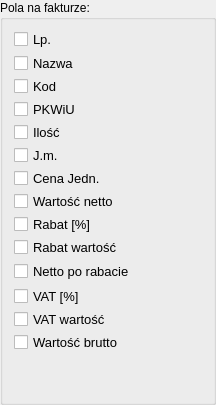
        <widget class="QGroupBox" name="groupBox_2">
         <property name="font">
          <font>
           <weight>50</weight>
           <bold>false</bold>
          </font>
         </property>
         <property name="title">
          <string>Pola na fakturze:</string>
         </property>
         <layout class="QGridLayout" name="gridLayout_2">
          <item row="0" column="0">
           <layout class="QVBoxLayout" name="_62">
            <item>
             <layout class="QHBoxLayout" name="_63">
              <item>
               <widget class="QCheckBox" name="cb1">
                <property name="minimumSize">
                 <size>
                  <width>120</width>
                  <height>0</height>
                 </size>
                </property>
                <property name="maximumSize">
                 <size>
                  <width>32767</width>
                  <height>17</height>
                 </size>
                </property>
                <property name="font">
                 <font>
                  <pointsize>10</pointsize>
                  <weight>50</weight>
                  <bold>false</bold>
                 </font>
                </property>
                <property name="text">
                 <string>Lp.</string>
                </property>
               </widget>
              </item>
              <item>
               <spacer name="spacer63">
                <property name="orientation">
                 <enum>Qt::Horizontal</enum>
                </property>
                <property name="sizeType">
                 <enum>QSizePolicy::Expanding</enum>
                </property>
                <property name="sizeHint" stdset="0">
                 <size>
                  <width>68</width>
                  <height>18</height>
                 </size>
                </property>
               </spacer>
              </item>
             </layout>
            </item>
            <item>
             <layout class="QHBoxLayout" name="_64">
              <item>
               <widget class="QCheckBox" name="cb2">
                <property name="minimumSize">
                 <size>
                  <width>120</width>
                  <height>0</height>
                 </size>
                </property>
                <property name="maximumSize">
                 <size>
                  <width>32767</width>
                  <height>17</height>
                 </size>
                </property>
                <property name="font">
                 <font>
                  <pointsize>10</pointsize>
                  <weight>50</weight>
                  <bold>false</bold>
                 </font>
                </property>
                <property name="text">
                 <string>Nazwa</string>
                </property>
               </widget>
              </item>
              <item>
               <spacer name="spacer63_2">
                <property name="orientation">
                 <enum>Qt::Horizontal</enum>
                </property>
                <property name="sizeType">
                 <enum>QSizePolicy::Expanding</enum>
                </property>
                <property name="sizeHint" stdset="0">
                 <size>
                  <width>40</width>
                  <height>12</height>
                 </size>
                </property>
               </spacer>
              </item>
             </layout>
            </item>
            <item>
             <layout class="QHBoxLayout" name="_65">
              <item>
               <widget class="QCheckBox" name="cb3">
                <property name="minimumSize">
                 <size>
                  <width>120</width>
                  <height>0</height>
                 </size>
                </property>
                <property name="maximumSize">
                 <size>
                  <width>32767</width>
                  <height>17</height>
                 </size>
                </property>
                <property name="font">
                 <font>
                  <pointsize>10</pointsize>
                  <weight>50</weight>
                  <bold>false</bold>
                 </font>
                </property>
                <property name="text">
                 <string>Kod</string>
                </property>
               </widget>
              </item>
              <item>
               <spacer name="spacer63_3">
                <property name="orientation">
                 <enum>Qt::Horizontal</enum>
                </property>
                <property name="sizeType">
                 <enum>QSizePolicy::Expanding</enum>
                </property>
                <property name="sizeHint" stdset="0">
                 <size>
                  <width>40</width>
                  <height>15</height>
                 </size>
                </property>
               </spacer>
              </item>
             </layout>
            </item>
            <item>
             <layout class="QHBoxLayout" name="_66">
              <item>
               <widget class="QCheckBox" name="cb4">
                <property name="minimumSize">
                 <size>
                  <width>120</width>
                  <height>0</height>
                 </size>
                </property>
                <property name="maximumSize">
                 <size>
                  <width>32767</width>
                  <height>17</height>
                 </size>
                </property>
                <property name="font">
                 <font>
                  <pointsize>10</pointsize>
                  <weight>50</weight>
                  <bold>false</bold>
                 </font>
                </property>
                <property name="text">
                 <string>PKWiU</string>
                </property>
               </widget>
              </item>
              <item>
               <spacer name="spacer63_4">
                <property name="orientation">
                 <enum>Qt::Horizontal</enum>
                </property>
                <property name="sizeType">
                 <enum>QSizePolicy::Expanding</enum>
                </property>
                <property name="sizeHint" stdset="0">
                 <size>
                  <width>40</width>
                  <height>15</height>
                 </size>
                </property>
               </spacer>
              </item>
             </layout>
            </item>
            <item>
             <layout class="QHBoxLayout" name="_67">
              <item>
               <widget class="QCheckBox" name="cb5">
                <property name="minimumSize">
                 <size>
                  <width>120</width>
                  <height>0</height>
                 </size>
                </property>
                <property name="maximumSize">
                 <size>
                  <width>32767</width>
                  <height>17</height>
                 </size>
                </property>
                <property name="font">
                 <font>
                  <pointsize>10</pointsize>
                  <weight>50</weight>
                  <bold>false</bold>
                 </font>
                </property>
                <property name="text">
                 <string>Ilość</string>
                </property>
               </widget>
              </item>
              <item>
               <spacer name="spacer63_5">
                <property name="orientation">
                 <enum>Qt::Horizontal</enum>
                </property>
                <property name="sizeType">
                 <enum>QSizePolicy::Expanding</enum>
                </property>
                <property name="sizeHint" stdset="0">
                 <size>
                  <width>40</width>
                  <height>15</height>
                 </size>
                </property>
               </spacer>
              </item>
             </layout>
            </item>
            <item>
             <layout class="QHBoxLayout" name="_68">
              <item>
               <widget class="QCheckBox" name="cb6">
                <property name="minimumSize">
                 <size>
                  <width>120</width>
                  <height>0</height>
                 </size>
                </property>
                <property name="maximumSize">
                 <size>
                  <width>32767</width>
                  <height>17</height>
                 </size>
                </property>
                <property name="font">
                 <font>
                  <pointsize>10</pointsize>
                  <weight>50</weight>
                  <bold>false</bold>
                 </font>
                </property>
                <property name="text">
                 <string>J.m.</string>
                </property>
               </widget>
              </item>
              <item>
               <spacer name="spacer63_6">
                <property name="orientation">
                 <enum>Qt::Horizontal</enum>
                </property>
                <property name="sizeType">
                 <enum>QSizePolicy::Expanding</enum>
                </property>
                <property name="sizeHint" stdset="0">
                 <size>
                  <width>40</width>
                  <height>15</height>
                 </size>
                </property>
               </spacer>
              </item>
             </layout>
            </item>
            <item>
             <layout class="QHBoxLayout" name="_69">
              <item>
               <widget class="QCheckBox" name="cb7">
                <property name="minimumSize">
                 <size>
                  <width>120</width>
                  <height>0</height>
                 </size>
                </property>
                <property name="maximumSize">
                 <size>
                  <width>32767</width>
                  <height>17</height>
                 </size>
                </property>
                <property name="font">
                 <font>
                  <pointsize>10</pointsize>
                  <weight>50</weight>
                  <bold>false</bold>
                 </font>
                </property>
                <property name="text">
                 <string>Cena Jedn.</string>
                </property>
               </widget>
              </item>
              <item>
               <spacer name="spacer63_14">
                <property name="orientation">
                 <enum>Qt::Horizontal</enum>
                </property>
                <property name="sizeType">
                 <enum>QSizePolicy::Expanding</enum>
                </property>
                <property name="sizeHint" stdset="0">
                 <size>
                  <width>40</width>
                  <height>15</height>
                 </size>
                </property>
               </spacer>
              </item>
             </layout>
            </item>
            <item>
             <layout class="QHBoxLayout" name="_70">
              <item>
               <widget class="QCheckBox" name="cb8">
                <property name="minimumSize">
                 <size>
                  <width>120</width>
                  <height>0</height>
                 </size>
                </property>
                <property name="maximumSize">
                 <size>
                  <width>32767</width>
                  <height>17</height>
                 </size>
                </property>
                <property name="font">
                 <font>
                  <pointsize>10</pointsize>
                  <weight>50</weight>
                  <bold>false</bold>
                 </font>
                </property>
                <property name="text">
                 <string>Wartość netto</string>
                </property>
               </widget>
              </item>
              <item>
               <spacer name="spacer63_7">
                <property name="orientation">
                 <enum>Qt::Horizontal</enum>
                </property>
                <property name="sizeType">
                 <enum>QSizePolicy::Expanding</enum>
                </property>
                <property name="sizeHint" stdset="0">
                 <size>
                  <width>40</width>
                  <height>15</height>
                 </size>
                </property>
               </spacer>
              </item>
             </layout>
            </item>
            <item>
             <layout class="QHBoxLayout" name="_71">
              <item>
               <widget class="QCheckBox" name="cb9">
                <property name="minimumSize">
                 <size>
                  <width>120</width>
                  <height>0</height>
                 </size>
                </property>
                <property name="maximumSize">
                 <size>
                  <width>32767</width>
                  <height>17</height>
                 </size>
                </property>
                <property name="font">
                 <font>
                  <pointsize>10</pointsize>
                  <weight>50</weight>
                  <bold>false</bold>
                 </font>
                </property>
                <property name="text">
                 <string>Rabat [%]</string>
                </property>
               </widget>
              </item>
              <item>
               <spacer name="spacer63_9">
                <property name="orientation">
                 <enum>Qt::Horizontal</enum>
                </property>
                <property name="sizeType">
                 <enum>QSizePolicy::Expanding</enum>
                </property>
                <property name="sizeHint" stdset="0">
                 <size>
                  <width>40</width>
                  <height>15</height>
                 </size>
                </property>
               </spacer>
              </item>
             </layout>
            </item>
            <item>
             <layout class="QHBoxLayout" name="_72">
              <item>
               <widget class="QCheckBox" name="cb10">
                <property name="minimumSize">
                 <size>
                  <width>120</width>
                  <height>0</height>
                 </size>
                </property>
                <property name="maximumSize">
                 <size>
                  <width>32767</width>
                  <height>17</height>
                 </size>
                </property>
                <property name="font">
                 <font>
                  <pointsize>10</pointsize>
                  <weight>50</weight>
                  <bold>false</bold>
                 </font>
                </property>
                <property name="text">
                 <string>Rabat wartość</string>
                </property>
               </widget>
              </item>
              <item>
               <spacer name="spacer63_8">
                <property name="orientation">
                 <enum>Qt::Horizontal</enum>
                </property>
                <property name="sizeType">
                 <enum>QSizePolicy::Expanding</enum>
                </property>
                <property name="sizeHint" stdset="0">
                 <size>
                  <width>40</width>
                  <height>15</height>
                 </size>
                </property>
               </spacer>
              </item>
             </layout>
            </item>
            <item>
             <layout class="QHBoxLayout" name="_73">
              <item>
               <widget class="QCheckBox" name="cb11">
                <property name="minimumSize">
                 <size>
                  <width>120</width>
                  <height>0</height>
                 </size>
                </property>
                <property name="maximumSize">
                 <size>
                  <width>32767</width>
                  <height>17</height>
                 </size>
                </property>
                <property name="font">
                 <font>
                  <pointsize>10</pointsize>
                  <weight>50</weight>
                  <bold>false</bold>
                 </font>
                </property>
                <property name="text">
                 <string>Netto po rabacie</string>
                </property>
               </widget>
              </item>
              <item>
               <spacer name="spacer63_11">
                <property name="orientation">
                 <enum>Qt::Horizontal</enum>
                </property>
                <property name="sizeType">
                 <enum>QSizePolicy::Expanding</enum>
                </property>
                <property name="sizeHint" stdset="0">
                 <size>
                  <width>40</width>
                  <height>20</height>
                 </size>
                </property>
               </spacer>
              </item>
             </layout>
            </item>
            <item>
             <layout class="QHBoxLayout" name="_74">
              <item>
               <widget class="QCheckBox" name="cb12">
                <property name="minimumSize">
                 <size>
                  <width>120</width>
                  <height>0</height>
                 </size>
                </property>
                <property name="maximumSize">
                 <size>
                  <width>32767</width>
                  <height>17</height>
                 </size>
                </property>
                <property name="font">
                 <font>
                  <pointsize>10</pointsize>
                  <weight>50</weight>
                  <bold>false</bold>
                 </font>
                </property>
                <property name="text">
                 <string>VAT [%]</string>
                </property>
               </widget>
              </item>
              <item>
               <spacer name="spacer63_10">
                <property name="orientation">
                 <enum>Qt::Horizontal</enum>
                </property>
                <property name="sizeType">
                 <enum>QSizePolicy::Expanding</enum>
                </property>
                <property name="sizeHint" stdset="0">
                 <size>
                  <width>40</width>
                  <height>15</height>
                 </size>
                </property>
               </spacer>
              </item>
             </layout>
            </item>
            <item>
             <layout class="QHBoxLayout" name="_75">
              <item>
               <widget class="QCheckBox" name="cb13">
                <property name="minimumSize">
                 <size>
                  <width>120</width>
                  <height>0</height>
                 </size>
                </property>
                <property name="maximumSize">
                 <size>
                  <width>32767</width>
                  <height>17</height>
                 </size>
                </property>
                <property name="font">
                 <font>
                  <pointsize>10</pointsize>
                  <weight>50</weight>
                  <bold>false</bold>
                 </font>
                </property>
                <property name="text">
                 <string>VAT wartość</string>
                </property>
               </widget>
              </item>
              <item>
               <spacer name="spacer63_12">
                <property name="orientation">
                 <enum>Qt::Horizontal</enum>
                </property>
                <property name="sizeType">
                 <enum>QSizePolicy::Expanding</enum>
                </property>
                <property name="sizeHint" stdset="0">
                 <size>
                  <width>40</width>
                  <height>15</height>
                 </size>
                </property>
               </spacer>
              </item>
             </layout>
            </item>
            <item>
             <layout class="QHBoxLayout" name="_76">
              <item>
               <widget class="QCheckBox" name="cb14">
                <property name="minimumSize">
                 <size>
                  <width>120</width>
                  <height>0</height>
                 </size>
                </property>
                <property name="maximumSize">
                 <size>
                  <width>32767</width>
                  <height>17</height>
                 </size>
                </property>
                <property name="font">
                 <font>
                  <pointsize>10</pointsize>
                  <weight>50</weight>
                  <bold>false</bold>
                 </font>
                </property>
                <property name="text">
                 <string>Wartość brutto</string>
                </property>
               </widget>
              </item>
              <item>
               <spacer name="spacer63_13">
                <property name="orientation">
                 <enum>Qt::Horizontal</enum>
                </property>
                <property name="sizeType">
                 <enum>QSizePolicy::Expanding</enum>
                </property>
                <property name="sizeHint" stdset="0">
                 <size>
                  <width>40</width>
                  <height>15</height>
                 </size>
                </property>
               </spacer>
              </item>
             </layout>
            </item>
            <item>
             <spacer name="verticalSpacer_2">
              <property name="orientation">
               <enum>Qt::Vertical</enum>
              </property>
              <property name="sizeHint" stdset="0">
               <size>
                <width>20</width>
                <height>40</height>
               </size>
              </property>
             </spacer>
            </item>
           </layout>
          </item>
         </layout>
        </widget>
